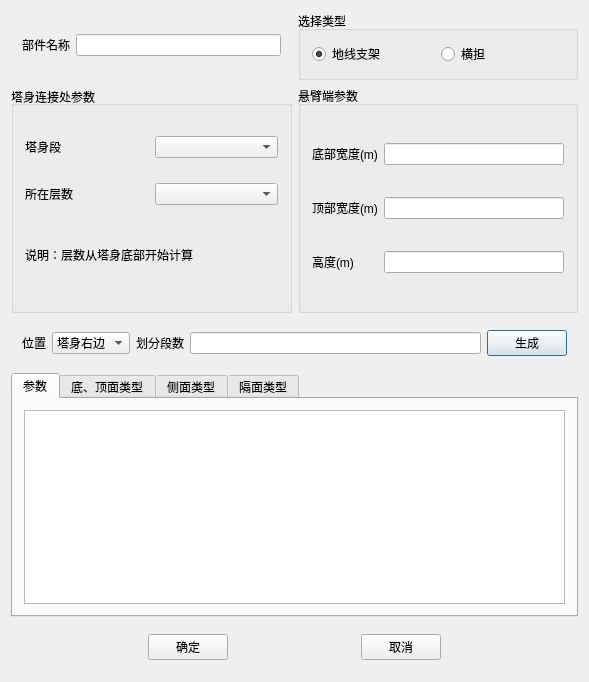
<?xml version="1.0" encoding="UTF-8"?>
<ui version="4.0">
 <class>T_CrossArmClass</class>
 <widget class="QDialog" name="T_CrossArmClass">
  <property name="geometry">
   <rect>
    <x>0</x>
    <y>0</y>
    <width>589</width>
    <height>682</height>
   </rect>
  </property>
  <property name="windowTitle">
   <string>生成塔头部件</string>
  </property>
  <layout class="QGridLayout" name="gridLayout_2" rowstretch="1,0,0,0,0,0,0,0,0">
   <item row="0" column="1">
    <widget class="QGroupBox" name="groupBox_3">
     <property name="title">
      <string>选择类型</string>
     </property>
     <layout class="QHBoxLayout" name="horizontalLayout_3">
      <item>
       <widget class="QRadioButton" name="rdb_up">
        <property name="text">
         <string>地线支架</string>
        </property>
        <property name="checked">
         <bool>true</bool>
        </property>
       </widget>
      </item>
      <item>
       <widget class="QRadioButton" name="rdb_buttom">
        <property name="text">
         <string>横担</string>
        </property>
       </widget>
      </item>
     </layout>
    </widget>
   </item>
   <item row="5" column="0" rowspan="2" colspan="2">
    <widget class="QWidget" name="widget_7" native="true">
     <layout class="QHBoxLayout" name="horizontalLayout_8">
      <item>
       <widget class="QLabel" name="label_7">
        <property name="text">
         <string>位置</string>
        </property>
       </widget>
      </item>
      <item>
       <widget class="QComboBox" name="combo_bodypos">
        <item>
         <property name="text">
          <string>塔身右边</string>
         </property>
        </item>
        <item>
         <property name="text">
          <string>塔身左边</string>
         </property>
        </item>
        <item>
         <property name="text">
          <string>塔身两侧</string>
         </property>
        </item>
       </widget>
      </item>
      <item>
       <widget class="QLabel" name="label_8">
        <property name="text">
         <string>划分段数</string>
        </property>
       </widget>
      </item>
      <item>
       <widget class="QLineEdit" name="line_count"/>
      </item>
      <item>
       <widget class="QPushButton" name="btn_creat">
        <property name="text">
         <string>生成</string>
        </property>
       </widget>
      </item>
     </layout>
    </widget>
   </item>
   <item row="1" column="1">
    <widget class="QGroupBox" name="groupBox_2">
     <property name="title">
      <string>悬臂端参数</string>
     </property>
     <layout class="QVBoxLayout" name="verticalLayout">
      <property name="leftMargin">
       <number>0</number>
      </property>
      <property name="topMargin">
       <number>0</number>
      </property>
      <property name="rightMargin">
       <number>0</number>
      </property>
      <property name="bottomMargin">
       <number>0</number>
      </property>
      <item>
       <widget class="QStackedWidget" name="stackedWidget">
        <property name="lineWidth">
         <number>1</number>
        </property>
        <property name="currentIndex">
         <number>1</number>
        </property>
        <widget class="QWidget" name="page">
         <layout class="QHBoxLayout" name="horizontalLayout">
          <item>
           <widget class="QLabel" name="label_12">
            <property name="text">
             <string>宽度(m)</string>
            </property>
           </widget>
          </item>
          <item>
           <widget class="QLineEdit" name="line_c1W0"/>
          </item>
         </layout>
        </widget>
        <widget class="QWidget" name="page_2">
         <layout class="QGridLayout" name="gridLayout_3">
          <item row="0" column="2">
           <widget class="QLineEdit" name="line_c2W0"/>
          </item>
          <item row="2" column="0">
           <widget class="QLabel" name="label_11">
            <property name="text">
             <string>顶部宽度(m)</string>
            </property>
           </widget>
          </item>
          <item row="2" column="2">
           <widget class="QLineEdit" name="line_c2Wn"/>
          </item>
          <item row="3" column="0">
           <widget class="QLabel" name="label_13">
            <property name="text">
             <string>高度(m)</string>
            </property>
           </widget>
          </item>
          <item row="3" column="2">
           <widget class="QLineEdit" name="line_c2H"/>
          </item>
          <item row="0" column="0">
           <widget class="QLabel" name="label_9">
            <property name="text">
             <string>底部宽度(m)</string>
            </property>
           </widget>
          </item>
         </layout>
        </widget>
       </widget>
      </item>
     </layout>
    </widget>
   </item>
   <item row="1" column="0">
    <widget class="QGroupBox" name="groupBox">
     <property name="title">
      <string>塔身连接处参数</string>
     </property>
     <property name="alignment">
      <set>Qt::AlignLeading|Qt::AlignLeft|Qt::AlignVCenter</set>
     </property>
     <layout class="QGridLayout" name="gridLayout">
      <item row="4" column="0" colspan="2">
       <widget class="QLabel" name="label_3">
        <property name="maximumSize">
         <size>
          <width>16777215</width>
          <height>50</height>
         </size>
        </property>
        <property name="text">
         <string>说明：层数从塔身底部开始计算</string>
        </property>
       </widget>
      </item>
      <item row="1" column="1">
       <widget class="QComboBox" name="combo_body"/>
      </item>
      <item row="1" column="0">
       <widget class="QLabel" name="label_2">
        <property name="text">
         <string>塔身段</string>
        </property>
       </widget>
      </item>
      <item row="2" column="0">
       <widget class="QLabel" name="label">
        <property name="text">
         <string>所在层数</string>
        </property>
       </widget>
      </item>
      <item row="2" column="1">
       <widget class="QComboBox" name="combo_Tier"/>
      </item>
     </layout>
    </widget>
   </item>
   <item row="0" column="0">
    <widget class="QWidget" name="widget_2" native="true">
     <property name="maximumSize">
      <size>
       <width>1000000</width>
       <height>60</height>
      </size>
     </property>
     <layout class="QHBoxLayout" name="horizontalLayout_2">
      <item>
       <widget class="QLabel" name="label_6">
        <property name="text">
         <string>部件名称</string>
        </property>
       </widget>
      </item>
      <item>
       <widget class="QLineEdit" name="part_name"/>
      </item>
     </layout>
    </widget>
   </item>
   <item row="7" column="0" colspan="2">
    <widget class="QTabWidget" name="tabWidget">
     <property name="currentIndex">
      <number>0</number>
     </property>
     <widget class="QWidget" name="widget">
      <attribute name="title">
       <string>参数</string>
      </attribute>
      <layout class="QHBoxLayout" name="horizontalLayout_4">
       <item>
        <widget class="QTableWidget" name="tableWidget"/>
       </item>
      </layout>
     </widget>
     <widget class="QWidget" name="tab_2">
      <attribute name="title">
       <string>底、顶面类型</string>
      </attribute>
      <layout class="QVBoxLayout" name="verticalLayout_2">
       <item>
        <widget class="QComboBox" name="combo_BU">
         <property name="maximumSize">
          <size>
           <width>150</width>
           <height>16777215</height>
          </size>
         </property>
         <item>
          <property name="text">
           <string>类型1</string>
          </property>
         </item>
         <item>
          <property name="text">
           <string>类型2</string>
          </property>
         </item>
         <item>
          <property name="text">
           <string>类型3</string>
          </property>
         </item>
         <item>
          <property name="text">
           <string>类型4</string>
          </property>
         </item>
        </widget>
       </item>
       <item>
        <widget class="QLabel" name="label_BU">
         <property name="text">
          <string>TextLabel</string>
         </property>
         <property name="alignment">
          <set>Qt::AlignCenter</set>
         </property>
        </widget>
       </item>
      </layout>
     </widget>
     <widget class="QWidget" name="tab">
      <attribute name="title">
       <string>侧面类型</string>
      </attribute>
      <layout class="QVBoxLayout" name="verticalLayout_3">
       <item>
        <widget class="QComboBox" name="combo_S">
         <property name="maximumSize">
          <size>
           <width>150</width>
           <height>16777215</height>
          </size>
         </property>
         <item>
          <property name="text">
           <string>类型1</string>
          </property>
         </item>
         <item>
          <property name="text">
           <string>类型2</string>
          </property>
         </item>
         <item>
          <property name="text">
           <string>类型3</string>
          </property>
         </item>
        </widget>
       </item>
       <item>
        <widget class="QLabel" name="label_S">
         <property name="text">
          <string>TextLabel</string>
         </property>
         <property name="alignment">
          <set>Qt::AlignCenter</set>
         </property>
        </widget>
       </item>
      </layout>
     </widget>
     <widget class="QWidget" name="tab_3">
      <attribute name="title">
       <string>隔面类型</string>
      </attribute>
      <layout class="QVBoxLayout" name="verticalLayout_4">
       <item>
        <widget class="QComboBox" name="combo_g">
         <property name="maximumSize">
          <size>
           <width>150</width>
           <height>16777215</height>
          </size>
         </property>
         <item>
          <property name="text">
           <string>类型1</string>
          </property>
         </item>
         <item>
          <property name="text">
           <string>类型2</string>
          </property>
         </item>
         <item>
          <property name="text">
           <string>类型3</string>
          </property>
         </item>
         <item>
          <property name="text">
           <string>类型4</string>
          </property>
         </item>
         <item>
          <property name="text">
           <string>类型5</string>
          </property>
         </item>
        </widget>
       </item>
       <item>
        <widget class="QLabel" name="label_g">
         <property name="text">
          <string>TextLabel</string>
         </property>
         <property name="alignment">
          <set>Qt::AlignCenter</set>
         </property>
        </widget>
       </item>
      </layout>
     </widget>
    </widget>
   </item>
   <item row="8" column="0" colspan="2">
    <widget class="QWidget" name="widget_12" native="true">
     <layout class="QHBoxLayout" name="horizontalLayout_14">
      <item>
       <spacer name="horizontalSpacer_3">
        <property name="orientation">
         <enum>Qt::Horizontal</enum>
        </property>
        <property name="sizeHint" stdset="0">
         <size>
          <width>40</width>
          <height>20</height>
         </size>
        </property>
       </spacer>
      </item>
      <item>
       <widget class="QPushButton" name="btn_ok">
        <property name="text">
         <string>确定</string>
        </property>
       </widget>
      </item>
      <item>
       <spacer name="horizontalSpacer">
        <property name="orientation">
         <enum>Qt::Horizontal</enum>
        </property>
        <property name="sizeHint" stdset="0">
         <size>
          <width>40</width>
          <height>20</height>
         </size>
        </property>
       </spacer>
      </item>
      <item>
       <widget class="QPushButton" name="btn_cancle">
        <property name="text">
         <string>取消</string>
        </property>
       </widget>
      </item>
      <item>
       <spacer name="horizontalSpacer_2">
        <property name="orientation">
         <enum>Qt::Horizontal</enum>
        </property>
        <property name="sizeHint" stdset="0">
         <size>
          <width>40</width>
          <height>20</height>
         </size>
        </property>
       </spacer>
      </item>
     </layout>
    </widget>
   </item>
  </layout>
 </widget>
 <layoutdefault spacing="6" margin="11"/>
 <resources/>
 <connections/>
</ui>
